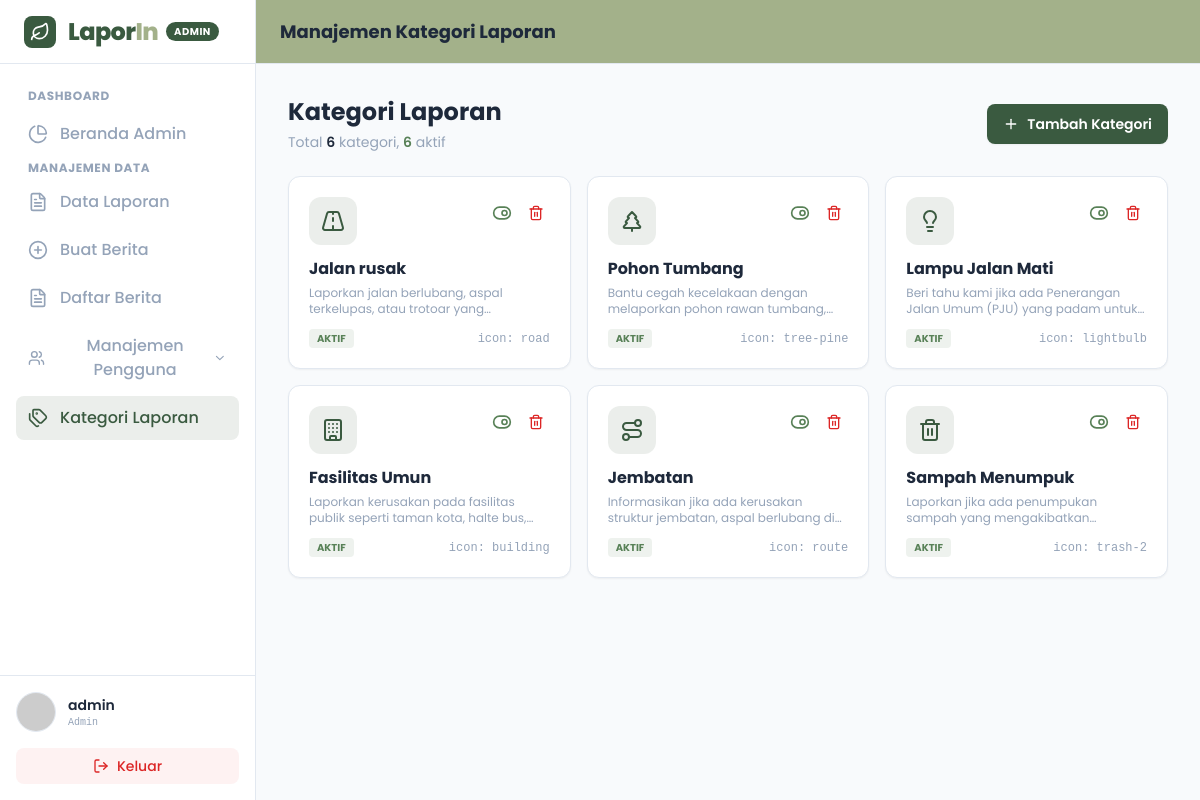
Page /admin/kategoriLaporan.php (signed in) on the committed database.
### tables this page shows
CREATE TABLE `kategori_laporan` (
  `id` int(11) NOT NULL,
  `nama_kategori` varchar(100) NOT NULL,
  `icon` varchar(50) DEFAULT 'tag',
  `deskripsi` text DEFAULT NULL,
  `aktif` tinyint(1) DEFAULT 1,
  `tanggal_dibuat` timestamp NOT NULL DEFAULT current_timestamp()
);

### admin/kategoriLaporan.php (the view, shortened to what this page needs)
<?php
require __DIR__ . '/../database/conection.php';
$query_kategori = $pdo->query("SELECT * FROM kategori_laporan ORDER BY id ASC");
$total          = $query_kategori->rowCount();
$total_aktif    = $pdo->query("SELECT COUNT(*) as t FROM kategori_laporan WHERE aktif = 1")->fetch()['t'];
?>
<!DOCTYPE html>
<html lang="id">
<head>
    <script src="https://cdn.tailwindcss.com"></script>
    <link rel="stylesheet" href="https://cdnjs.cloudflare.com/ajax/libs/font-awesome/6.4.0/css/all.min.css">
</head>
<body class="bg-light text-dark font-sans h-screen flex overflow-hidden">
    <?php include 'sidebar.php'; ?>
    <div class="flex-1 flex flex-col h-screen overflow-hidden">
        <header class="h-16 bg-accent border-b border-slate-200 flex items-center justify-between px-4 sm:px-6 z-30 shrink-0">
            <h1 class="text-lg font-bold text-dark hidden sm:block">Manajemen Kategori Laporan</h1>
        </header>
        <main class="flex-1 overflow-y-auto bg-light p-4 sm:p-6 lg:p-8">
            <div class="max-w-5xl mx-auto space-y-6">
                <div class="flex flex-col sm:flex-row justify-between items-start sm:items-center gap-4">
                    <div>
                        <h2 class="text-2xl font-bold text-dark">Kategori Laporan</h2>
                        <p class="text-muted text-sm mt-1">
                            Total <span class="font-semibold text-dark"><?php echo $total; ?></span> kategori,
                            <span class="font-semibold text-secondary"><?php echo $total_aktif; ?></span> aktif
                        </p>
                    </div>
                    <button onclick="bukaModal()"
                        class="bg-primary text-white px-4 py-2.5 rounded-lg text-sm font-semibold hover:bg-primary-dark transition-colors flex items-center gap-2 shadow-sm">
                        <i data-lucide="plus" class="w-4 h-4"></i> Tambah Kategori
                    </button>
                </div>
                <div class="grid grid-cols-1 sm:grid-cols-2 lg:grid-cols-3 gap-4">
                    <?php if($total > 0): ?>
                        <?php while($kat = $query_kategori->fetch()): ?>
                        <div class="bg-white border <?php echo $kat['aktif'] ? 'border-slate-200' : 'border-slate-100 opacity-60'; ?> rounded-xl shadow-sm p-5 transition-all hover:shadow-md">
                            <div class="flex items-start justify-between mb-3">
                                <div class="w-12 h-12 rounded-xl bg-primary/10 flex items-center justify-center">
                                    <i data-lucide="<?php echo $kat['icon']; ?>" class="w-6 h-6 text-primary"></i>
                                </div>
                                <div class="flex items-center gap-1">
                                    <a href="KategoriLaporan.php?toggle=<?php echo $kat['id']; ?>&aktif=<?php echo $kat['aktif']; ?>"
                                        title="<?php echo $kat['aktif'] ? 'Nonaktifkan' : 'Aktifkan'; ?>"
                                        class="p-1.5 rounded-lg <?php echo $kat['aktif'] ? 'text-secondary hover:bg-secondary/10' : 'text-muted hover:bg-slate-100'; ?> transition-colors">
                                        <i data-lucide="<?php echo $kat['aktif'] ? 'toggle-right' : 'toggle-left'; ?>" class="w-5 h-5"></i>
                                    </a>
                                    <button onclick="hapusKategori(<?php echo $kat['id']; ?>, '<?php echo addslashes($kat['nama_kategori']); ?>')"
                                        class="p-1.5 text-danger hover:bg-danger/10 rounded-lg transition-colors">
                                        <i data-lucide="trash-2" class="w-4 h-4"></i>
                                    </button>
                                </div>
                            </div>
                            <h3 class="font-bold text-dark mb-1"><?php echo $kat['nama_kategori']; ?></h3>
                            <p class="text-xs text-muted line-clamp-2 mb-3"><?php echo $kat['deskripsi'] ?: 'Tidak ada deskripsi'; ?></p>
                            <div class="flex items-center justify-between">
                                <span class="inline-flex items-center px-2 py-0.5 rounded text-[10px] font-bold <?php echo $kat['aktif'] ? 'bg-secondary/10 text-secondary' : 'bg-slate-100 text-muted'; ?>">
                                    <?php echo $kat['aktif'] ? 'AKTIF' : 'NONAKTIF'; ?>
                                </span>
                                <span class="text-xs text-muted font-mono">icon: <?php echo $kat['icon']; ?></span>
                            </div>
                        </div>
                        <?php endwhile; ?>
                    <?php endif; ?>
                </div>
            </div>
        </main>
    </div>
</body>
</html>

### rows in the picture
kategori_laporan: aktif 1 (drawn), nama_kategori "Jalan rusak", deskripsi "Laporkan jalan berlubang, aspal terkelupas, atau trotoar…", icon "road"
kategori_laporan: aktif 1 (drawn), nama_kategori "Pohon Tumbang", deskripsi "Bantu cegah kecelakaan dengan melaporkan pohon rawan…", icon "tree-pine"
kategori_laporan: aktif 1 (drawn), nama_kategori "Lampu Jalan Mati", deskripsi "Beri tahu kami jika ada Penerangan Jalan Umum (PJU) yang padam…", icon "lightbulb"
kategori_laporan: aktif 1 (drawn), nama_kategori "Fasilitas Umun", deskripsi "Laporkan kerusakan pada fasilitas publik seperti taman kota, halte…", icon "building"
kategori_laporan: aktif 1 (drawn), nama_kategori "Jembatan", deskripsi "Informasikan jika ada kerusakan struktur jembatan, aspal berlubang…", icon "route"
kategori_laporan: aktif 1 (drawn), nama_kategori "Sampah Menumpuk", deskripsi "Laporkan jika ada penumpukan sampah yang…", icon "trash-2"

### other values in the picture
$admin_nama "admin"
$total "6"
$total_aktif "6"
